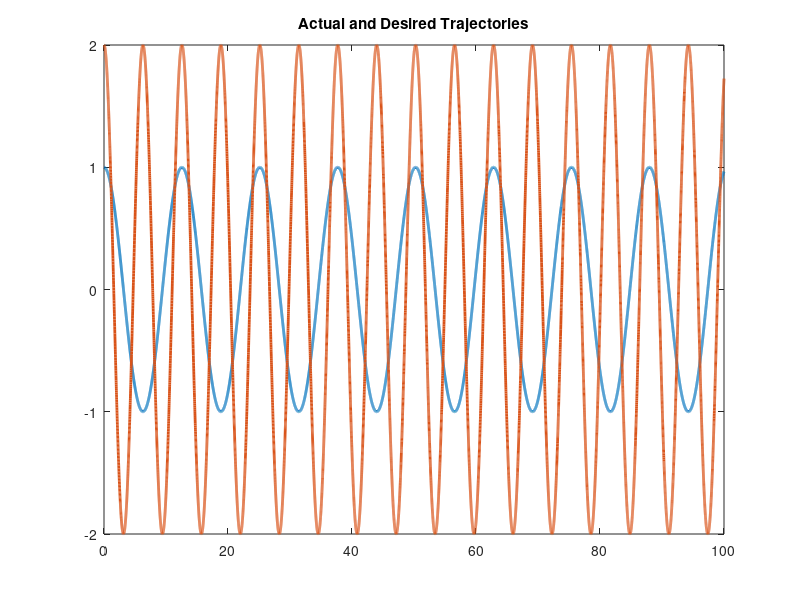

MATLAB code for this plot: (Note: this script raises an error after producing the figure.)
function twoLinkRobotAdaptive
close all
global controlinput
%Set up parameters for sim
%Errors in Yd matrix are qd - q and this entire matrix has errors qd - q

p1       = 3.473;
p2       = 0.196;
p3       = 0.242;
f1       = 5.3;
f2       = 1.1;


% Stacked parameter vector
theta    = [p1;p2;p3;f1;f2];
controlinput = [1;1];

% Simulation final time
tf   = 100;

% Initial condition vector (X0 must be same size and "form" as X and XDot below)
% (i.e1., in this sim, X0 = [e0;r0;thetahat0])
X0   = [4;10;3;2;1;1;1;1;1;1;1];

% Options for integration function
opts = odeset('RelTol',1e-3,'AbsTol',1e-3);

% Integrate (you can send the paramters theta to the dynamics as seen below)
[t,STATES] = ode45(@(t,X) twoLinkdynamics(t,X,theta),[0 tf],X0,opts);

% Set up desired trajectory data for plots (enter desired trajectory for your simulation)
qd = [cos(0.5*t) 2*cos(t)]';

% Parse integrated states (STATES is the same "form" as X0)
% (i.e1., in this sim, STATES = [e1 r thetahat] over all time);
e1  = STATES(:,1:2)';
e2  = STATES(:,3:4)';
thetaHat = STATES(:,5:9)';
mu2 = STATES(:,10:11)';

% Compute x from e1 and xd for plotting purposes
q  = qd - e1;

% Plot the actual vs desired trajectories
figure(1)
plot(t,qd,'-','LineWidth',2)
title('Actual and Desired Trajectories');
hold on
ax = gca;
ax.ColorOrderIndex = 1;
plot(t,q,':','LineWidth',2)
xlabel('time')
hold off

% Plot the filtered tracking error
figure(2)
plot(t,e2,'--','LineWidth',2)
title('Filtered Tracking error')
xlabel('time')

% Plot the adaptive estimates vs actual parameters
figure(3)
plot(t,repmat(theta,1,length(t)),'-','LineWidth',2)
hold on
ax = gca;
ax.ColorOrderIndex = 1;
plot(t,thetaHat,':','LineWidth',2)
xlabel('time')
title('Adaptive Estimates & Actual Parameters')
hold off

figure(4)
time = 0:tf/length(controlinput):tf;
time(end) = [];
plot(time,controlinput(1,:))
title('Control input for Link 1');
xlabel('Time(s)')
ylabel('Torque(Nm)')

figure(5)
time = 0:tf/length(controlinput):tf;
time(end) = [];
plot(time,controlinput(2,:))
title('Control input for Link 2');
xlabel('Time(s)')
ylabel('Torque(Nm)')

figure(6)
plot(t,repmat(theta,1,length(t))-thetaHat,'-','LineWidth',2)
title('Parameter Estimates')
xlabel('time');
ylabel('Amplitude');

function [XDot] = twoLinkdynamics(t,X,theta)
global u controlinput
% t
% Parse parameter vector
p1 = theta(1);
p2 = theta(2);
p3 = theta(3);
f1 = theta(4);
f2 = theta(5);

% Select gains for controller
K        = 5   ; 
a1       = 0.45    ; 
a2       = 0.5;
v = [700 12 0.5 12 0.5];
gamma    = diag(v);
beta     = 0.9;




% Desired trajectory and needed derivatives
qd       = [cos(0.5*t);2*cos(t)];
qdDot    = [-0.5*sin(0.5*t);-2*sin(t)]; %Enter the expression
qdDotDot = [-0.25*cos(0.5*t);-2*cos(t)]; %Enter the expression



% Parse current states (X is the same size and "form" as X0)
% (i.e1., in this sim, X = [e1;r;thetahat])
e1        = [X(1);X(2)];
e2        = [X(3);X(4)];
thetaHat = [X(5);X(6);X(7);X(8);X(9)];
mu2      = [X(10);X(11)];

% Compute current x and xDot for convenience
q        = qd - e1;
qDot     = qdDot + a1*e1 - e2;



% Compute cos(x2) and sin(x2) for convenience
c2       = cos(q(2));
s2       = sin(q(2));

cd2      = cos(qd(2));
sd2      = sin(qd(2));


% Compute current matrices for the dynamics
M        = [p1 + 2*p3*c2 p2 + p3*c2;p2 + p3*c2 p2];
Vm       = [-p3*s2*qDot(2) -p3*s2*(qDot(1) + qDot(2));p3*s2*qDot(1) 0];
fd       = [f1 0;0 f2];



%Design Yd Matrix
yd11     = qdDotDot(1);
yd12     = qdDotDot(2);
yd13     = 2*cd2*qdDotDot(1) + cd2*qdDotDot(2) - sd2*qdDot(2)*qdDot(1) - sd2*qdDot(1)*qdDot(2) - sd2*qdDot(2)*qdDot(2);
yd14     = qdDot(1);
yd15     = 0;

yd21     = 0;
yd22     = qdDotDot(1)+qdDotDot(2);
yd23     = cd2*qdDotDot(1) + sd2*qdDot(1)*qdDot(1);
yd24     = 0;
yd25     = qdDot(2);
Yd       = [yd11 yd12 yd13 yd14 yd15;yd21 yd22 yd23 yd24 yd25];

 

% Design controller

u        = Yd*thetaHat + mu2; %Enter the expression

controlinput = horzcat(controlinput,u);

% Compute current closed-loop dynamics
e1Dot       = e2 - a1*e1;

e2Dot       = M\(M*qdDotDot + Vm*qDot + fd*qDot + M*a1*e1Dot - u); %Enter the expression
r        = e2Dot + a2*e2;

thetaHatDot = (gamma*Yd'*tanh(r))+(gamma*Yd'*e2);
mu2Dot      = (K+1)*r + beta*sign(e2);

% Stacked dynamics vector (XDot is the same size and "form" as X)
XDot        = [e1Dot;e2Dot;thetaHatDot; mu2Dot];
